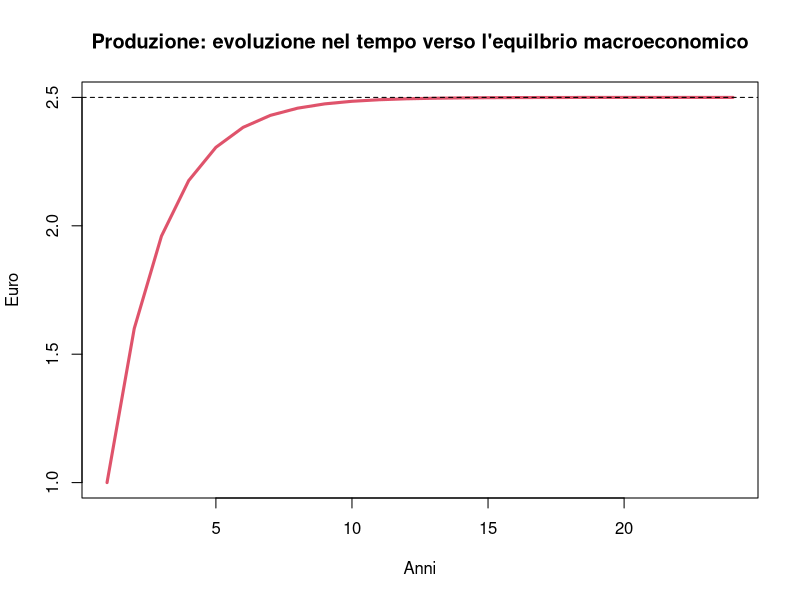

Here is the R script that generated this plot:
# L'equilibrio macroeconomico: un semplice modello dinamico

# Definisci il numero di periodi (anni) da considerare
periodi = 25

# Definisci il valore dei parametri e delle variabili esogene del modello ####
c0 = 1
c1 = 0.6
I_bar = 0
G_bar = 0
T_bar = 0
Y_star = 0

# Definisci le variabili del modello ####
Zt = matrix(data=0, nrow=1, ncol=periodi)
Yt = matrix(data=0, nrow=1, ncol=periodi)
Ydt = matrix(data=0, nrow=1, ncol=periodi)
Ct = matrix(data=0, nrow=1, ncol=periodi)
It = matrix(data=I_bar, nrow=1, ncol=periodi)
Gt = matrix(data=G_bar, nrow=1, ncol=periodi)
Tt = matrix(data=T_bar, nrow=1, ncol=periodi)

# Definisci un numero sufficiente di iterazioni per convergere alla soluzione simultanea del sistema di equazioni ####
for (iterazioni in 1:50){
  
  # Definisci la sequenza di periodi ####
    for (t in 2:periodi){
  
      # Definisci le equazioni del modello in modo dinamico ####
      
      Zt[1,t] = Ct[1,t] + It[1,t] + Gt[1,t] # Domanda di beni (identità)
      
      Ct[1,t] = c0 + c1*Ydt[1,t-1]          # Consumo (comportamento, endogena)
      
      Ydt[1,t] = Yt[1,t] - Tt[1,t]          # Reddito disponibile (identità)
      
      It[1,t] = I_bar                       # Investimento (comportamento, esogena)
      
      Gt[1,t] = G_bar                       # Spesa pubblica (comportamento, esogena)
      
      Tt[1,t] = T_bar                       # Imposte nette (comportamento, esogena)
      
      Yt[1,t] = Zt[1,t]                     # Produzione e reddito (condizione di equilibrio)
      
  }
}

# Calcolo del valore di produzione di equilibrio (di stato stazionario) ####
Y_star = (c0+I_bar+G_bar-c1*T_bar)/(1-c1)

# Visualizzazione dei risultati ####
plot(Yt[1,2:periodi], type="l", col=2, lwd=3, xlab="Anni", ylab="Euro",
     main="Produzione: evoluzione nel tempo verso l'equilbrio macroeconomico")
abline(h=Y_star,lty=2)
